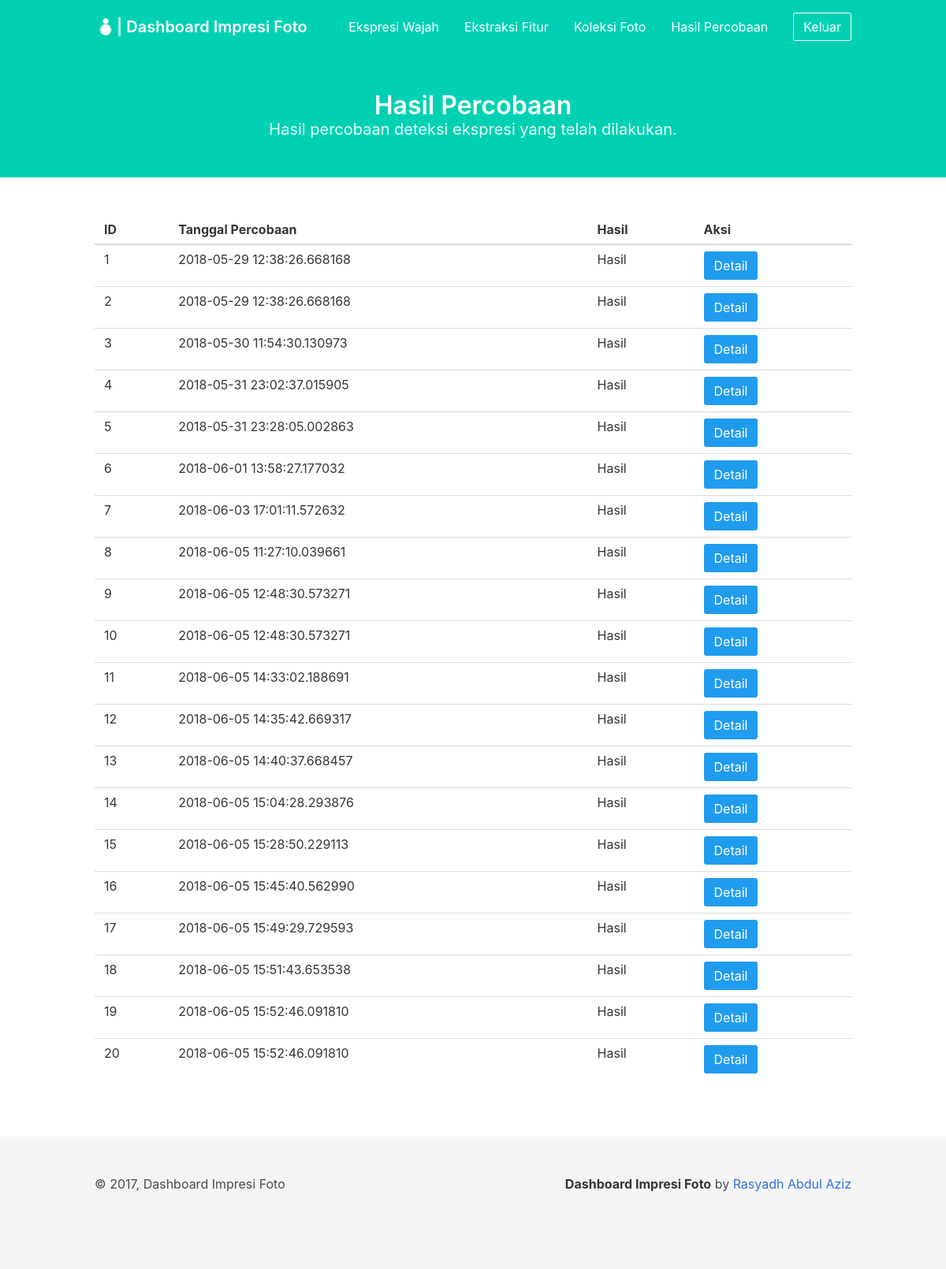
Before: /dashboard/detection_results/ (signed in) with the older database file.
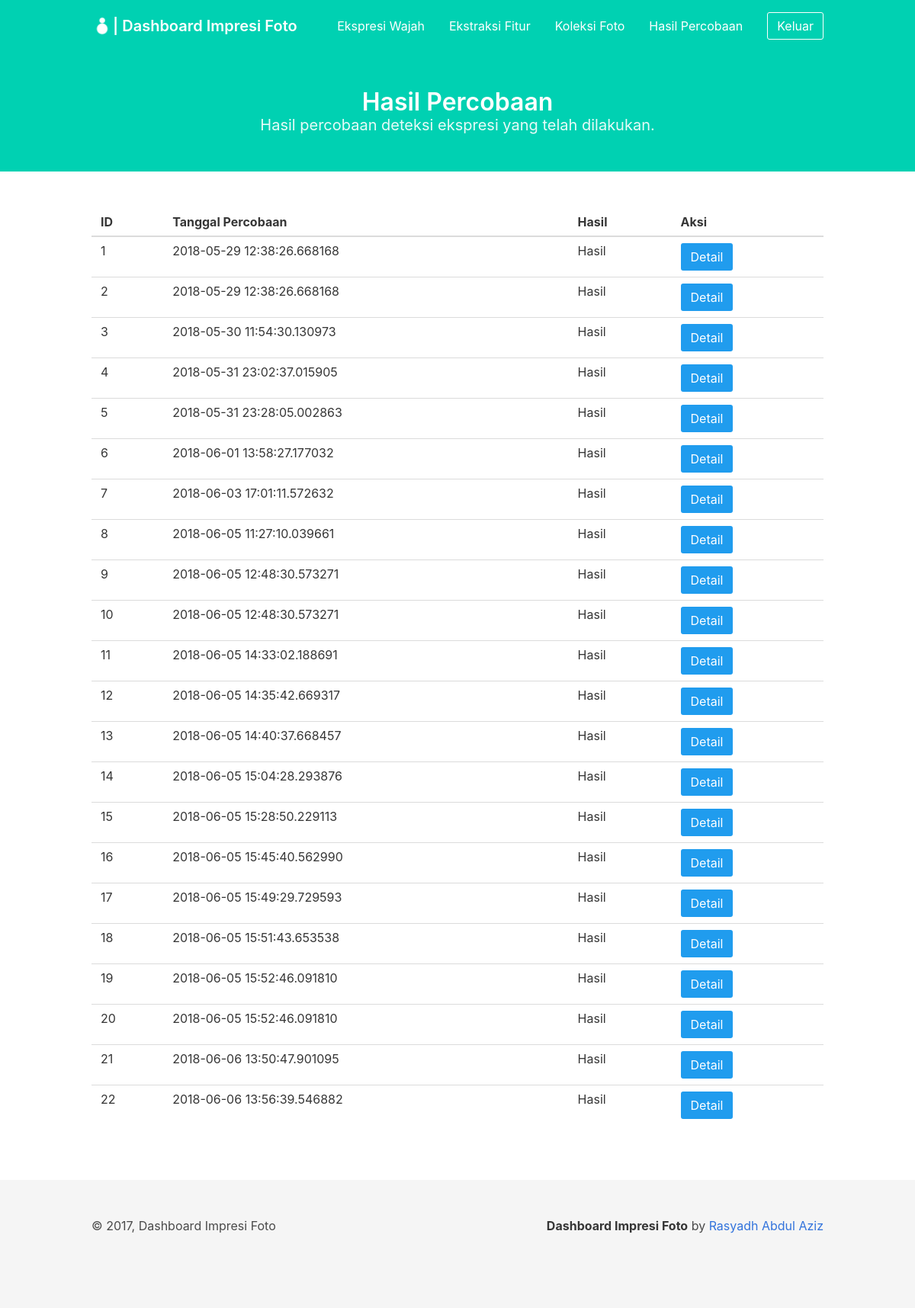
After: the same page with the newer database file.
### project/models/result_detection.py (models this page shows, shortened)
class ResultDetection(db.Model):
    __tablename__ = 'result_detection'
    id_result_detection = db.Column(db.Integer, primary_key=True)
    category_photos = db.Column(db.Integer, nullable=False)
    created_at = db.Column(db.DateTime, default=datetime.datetime.now())

### project/views/dashboard/detection_results.py (the view)
@dashboard_results.route('/dashboard/detection_results/')
def index():
    if session.get('loggedin'):
        try:
            results = ResultDetection.query.all()
            return render_template('dashboard/detection_results.html',
                title='Hasil Percobaan', results=results)
        except Exception as e:
            print('error to get detection result')
            print(e)
    print('sefs')

### project/templates/dashboard/detection_results.html (shortened to what this page needs)
{% extends 'dashboard/base_dashboard.html' %} {% block content %}
<section class="hero is-primary">
    <div class="hero-body">
        <div class="container has-text-centered">
            <h1 class="title">
                Hasil Percobaan
            </h1>
            <h2 class="subtitle">
                Hasil percobaan deteksi ekspresi yang telah dilakukan.
            </h2>
        </div>
    </div>
</section>
<section class="section">
    <div class="container" id="result_table">
        <table class="table is-hoverable is-fullwidth">
            <thead>
                <tr>
                    <th>ID</th>
                    <th>Tanggal Percobaan</th>
                    <th>Hasil</th>
                    <th>Aksi</th>
                </tr>
            </thead>
            <tbody>
                {% if results %} {% for res in results %}
                <tr>
                    <td>{{ res.id_result_detection }}</td>
                    <td>{{ res.created_at }}</td>
                    <td>Hasil</td>
                    <td>
                        <button class="button is-info" onclick="detail_result('{{ res.id_result_detection }}', '{{ res.created_at }}')">Detail</button>
                    </td>
                </tr>
                {% endfor %} {% else %}
                <tr>
                    <td colspan="4" class="has-text-centered">Belum ada hasil percobaan</td>
                </tr>
                {% endif %}
            </tbody>
        </table>
    </div>
</section>
{% endblock %}

Changed rows visible on the page:
added ResultDetection: id_result_detection "21", created_at "2018-06-06 13:50:47.901095"
added ResultDetection: id_result_detection "22", created_at "2018-06-06 13:56:39.546882"
